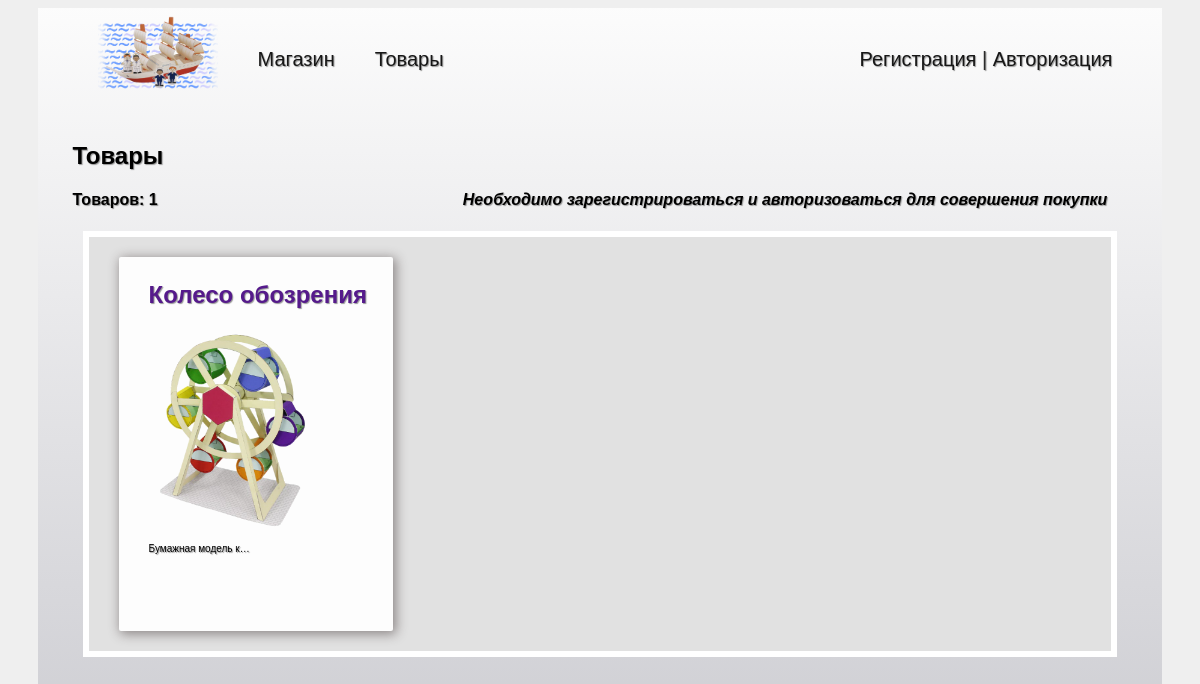
/goods/, run on an earlier commit of the app's database.
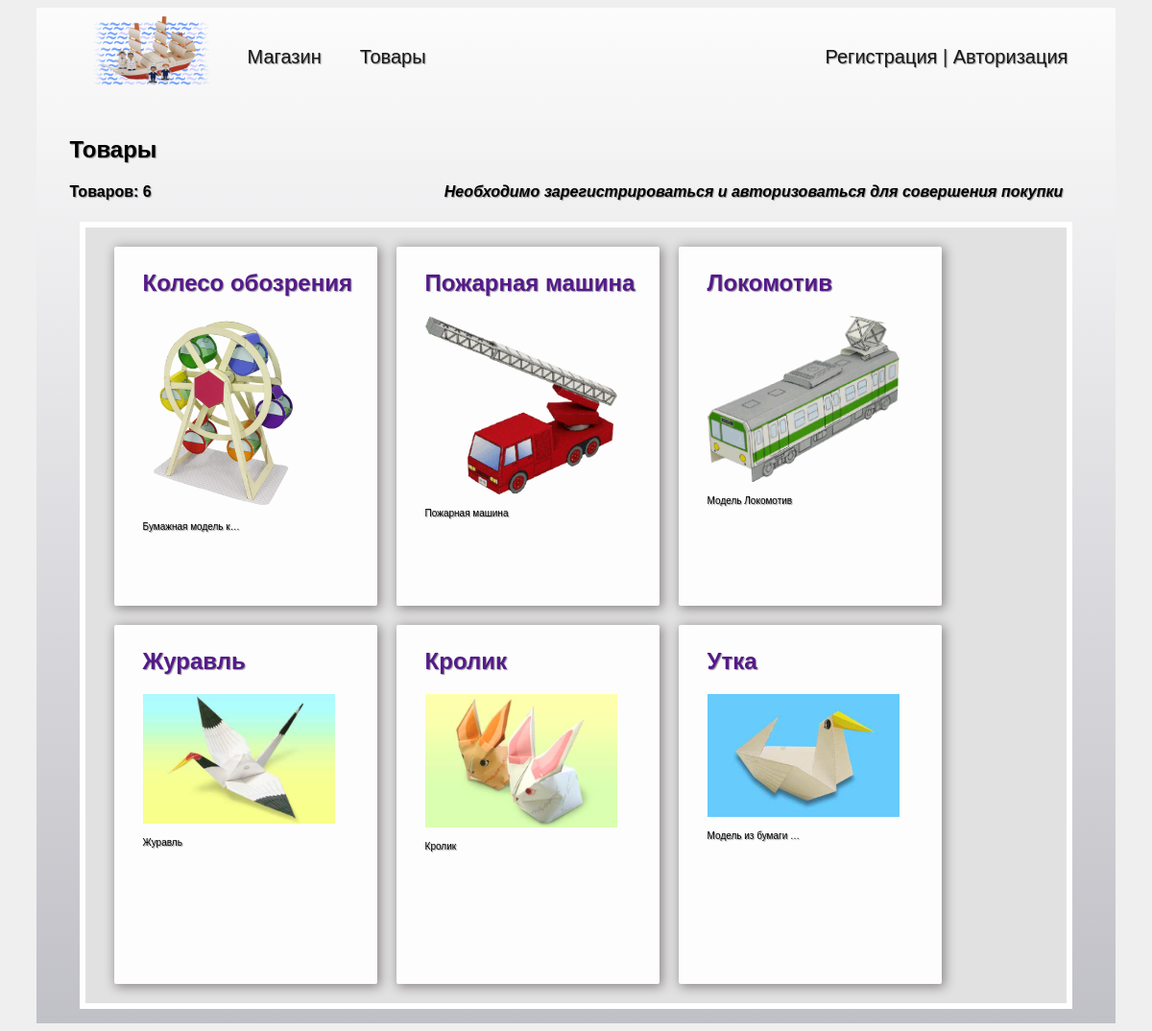
And on a later commit of the database.
### goods/models.py (models this page shows, shortened)
class Goods(models.Model):
    STATUS_CHOICES = (
        ('published', 'Published'),
        ('unpublished', 'Unpublished')
    )
    title = models.CharField(max_length=250)
    slug = models.SlugField(max_length=250)
    description = models.TextField()
    picture = models.ImageField(upload_to='goods/images')
    publish = models.DateTimeField(default=timezone.now)
    created = models.DateTimeField(auto_now_add=True)
    updated = models.DateTimeField(auto_now=True)
    status = models.CharField(max_length=11, choices=STATUS_CHOICES, default='published')
    category = models.ForeignKey('GoodsCategories', on_delete=models.PROTECT)

### goods/views.py (the view)
# urls.py: path("goods/", goods_page, name="goods"),
def goods_page(request):
    goods = Goods.objects.all()
    return render(request, 'goods/goods.html', {"goods": goods})

### goods/templates/goods/goods.html (shortened to what this page needs)
{% extends 'seller/base.html' %}
{% load static %}
{% block content %}
<h2 class="cat_title">Товары<br></h2>
<h4>Товаров: {{ goods.count }}
    {% if not request.user.is_authenticated %}
    <em class="last">Необходимо зарегистрироваться и авторизоваться для совершения покупки</em>
    {% endif %}
</h4>
<div class="models">
    {% for good in goods %}
    <div class="elements">
        {% if request.user.is_staff %}
        <h5 class="top"><a href="{% url 'viewgood' good.pk %}">{{ good.title }}</a></h5>
        <a href="{% url 'viewgood' good.pk %}"><img class="model_img" src="{{ good.picture.url }}" alt="img"></a>
        {% else %}
        <h2 class="top"><a href="">{{ good.title }}</a></h2>
        <a href=""><img class="model_img" src="{{ good.picture.url }}" alt="img"></a>
        {% endif %}
        <div class="decription-text"><p>{{ good.description | striptags | truncatechars:18 }}</p></div>
    </div>
    {% endfor %}
</div>
{% endblock %}

### seller/templates/seller/base.html (shortened to what this page needs)
<!DOCTYPE html>
{% load static %}
<html lang="en">
<head>
    <link rel="stylesheet" href="{% static 'css/style.css' %}">
</head>
<body>
<div class="container">
    <div class="menu">
        <div class="wrap">
            <ul class="menu">
                <li><a href="{% url 'home' %}"><img class="logo" src="{% static 'seller/logo.png' %}" alt="logo"></a>
                </li>
                <li class="text"><a href="{% url 'home' %}">Магазин</a></li>
                <li class="text"><a href="{% url 'goods' %}">Товары</a></li>
                {% if request.user.is_authenticated %}
                {% if user.is_staff %}
                <li class="text last">Сотрудник: {{ user.username }} | <a href="{% url 'logout' %}">Выйти</a></li>
                {% else %}
                <li class="text last">Покупатель: {{ user.username }} | <a href="{% url 'logout' %}">Выйти</a></li>
                {% endif %}
                {% else %}
                <li class="text last"><a href="{% url 'register' %}">Регистрация</a> | <a href="{% url 'login' %}">Авторизация</a>
                </li>
                {% endif %}
            </ul>
        </div>
    </div>
    <div class="content">
        <div class="wrap">
            {% block content %}
            {% endblock %}
        </div>
    </div>
</div>
</body>
</html>

### seller/static/css/style.css (style rules this page uses)
body { background-color: rgb(239, 239, 239); text-shadow: 1px 1px 1px rgb(150, 150, 150); font-family: "Lucida Sans", "Lucida Sans Regular", "Lucida Grande", "Lucida Sans Unicode", Geneva, Verdana, sans-serif; }
.content { padding: 5px 35px; }
.menu .wrap { list-style: none; }
ul { list-style: none; }
ul.menu { margin: 0; padding: 0; color: #2a2a2a; font-size: 20px; overflow: hidden; }
ul.menu li { float: left; margin: 0 10px 0px 30px; padding-top: 5px; }
ul.menu li.last { float: right; padding-right: 40px; }
ul.menu li a { color: #171717; text-decoration: none; }
.logo { max-width: 120px; }
ul.menu img.logo { margin: 0px auto 2px 30px; padding-top: 0; }
ul.menu li.text { margin-top: 35px; }
.container { margin: 0 auto; max-width: 95%; min-height: 960px; background-image: linear-gradient(to bottom, rgba(255, 255, 255, 0.8), rgba(84, 84, 106, 0.3)); }
.models { display: flex; background-color: rgb(225, 225, 225); border: 6px solid #fff; margin: 10px 10px; padding: 20px 30px; justify-content: flex-start; flex-direction: row; flex-wrap: wrap; align-content: flex-start; grid-gap:20px; }
.model_img { max-width: 200px; max-height: 200px; }
a { text-decoration: none; }
.last { float: right; margin-right: 20px; }
.decription-text { font-size: 10px; }
.elements { border-radius: 2px; border-color: aliceblue; box-shadow: 2px 2px 12px 1px #8b8585; padding: 4px 4px 10px 30px; background-color: #fdfdfd; width: 240px; height: 360px; }

What changed in the data, as far as the page shows it:
added Goods: title "Пожарная машина", picture (picture), description "Пожарная машина"
added Goods: title "Локомотив", picture (picture), description "Модель Локомотив"
added Goods: title "Журавль", picture (picture), description "Журавль"
added Goods: title "Кролик", picture (picture), description "Кролик"
added Goods: title "Утка", picture (picture), description "Модель из бумаги …"
Also different on the page:
{{ goods.count }}: "1" → "6"
